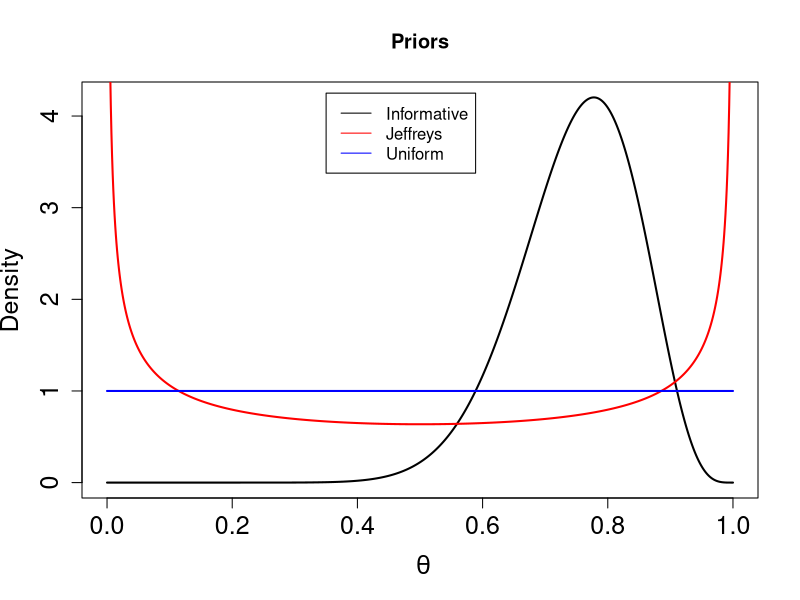
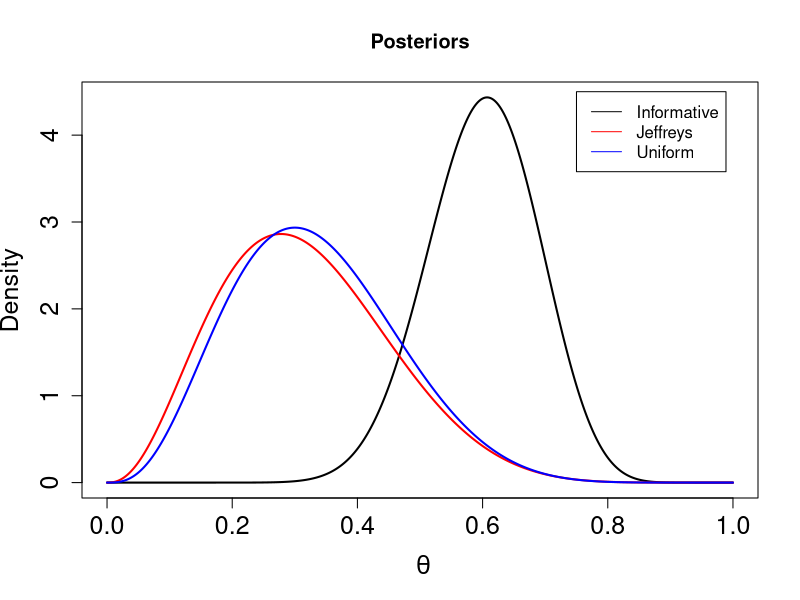
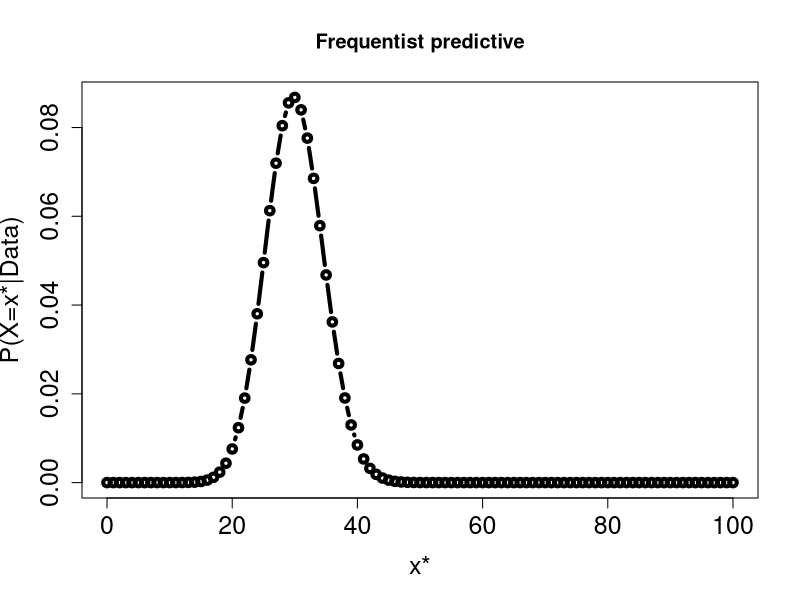
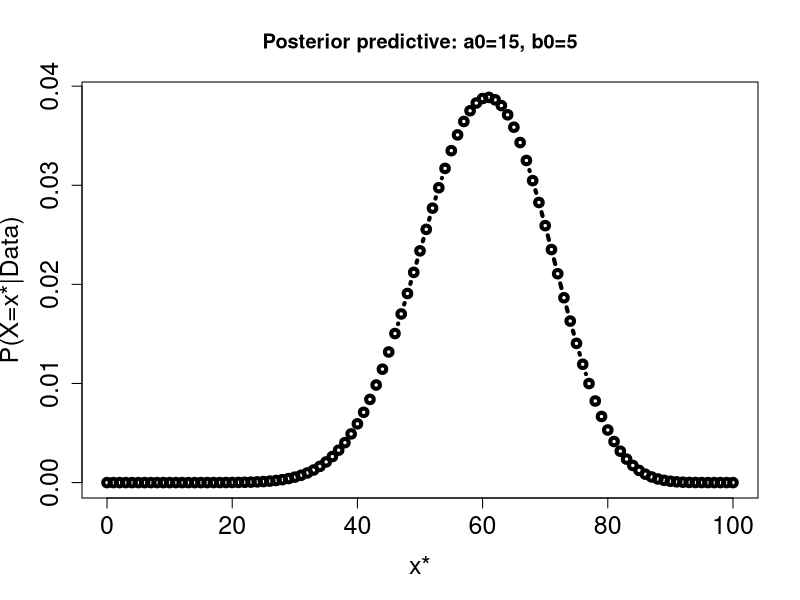
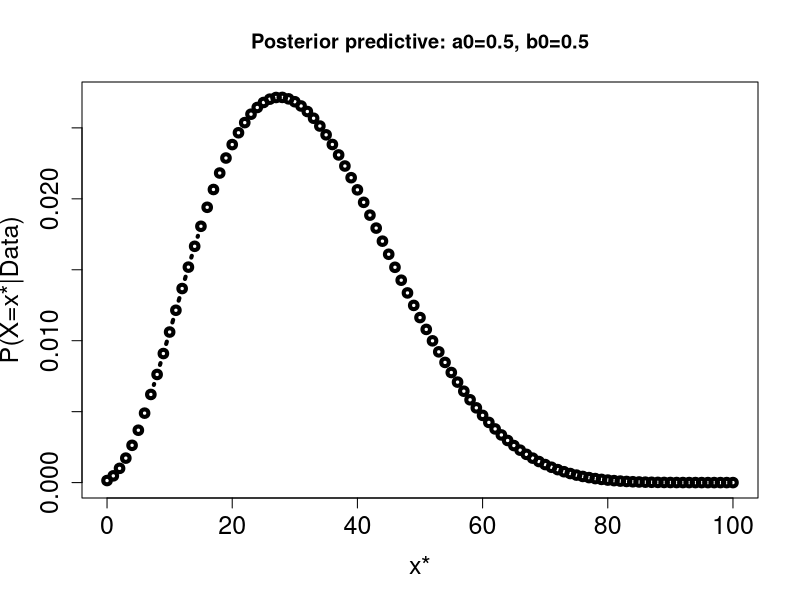
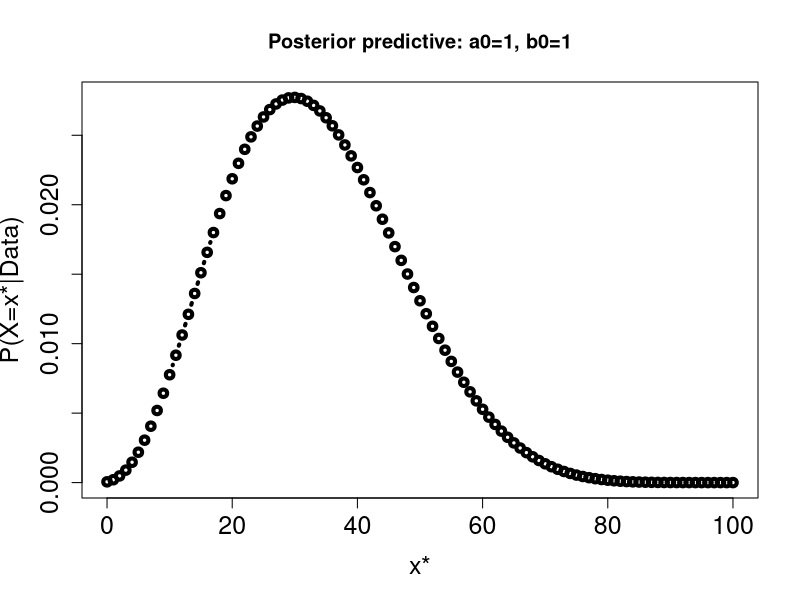
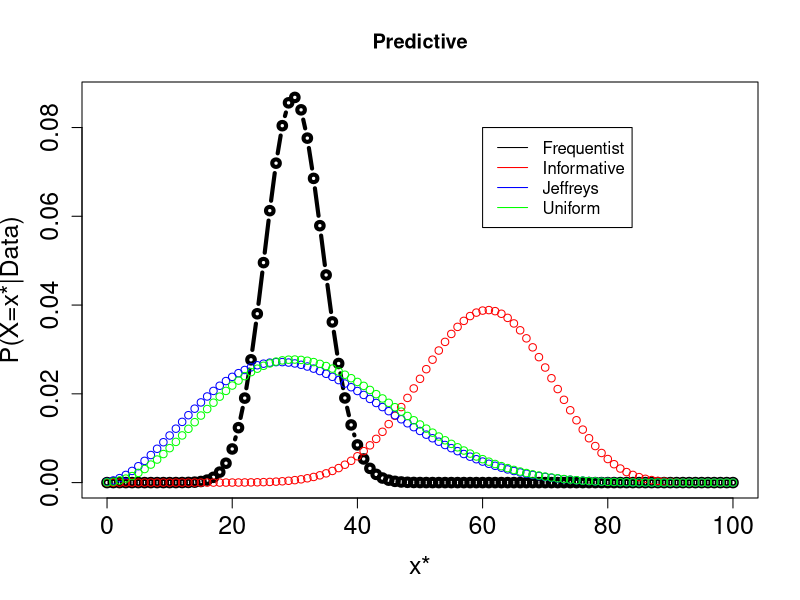

R code for these plots, in order:
## ---- chunk 1
rm(list=ls())

##############################################################################
# Priors
##############################################################################

# Testing the parameters for the informative prior
b0 <- 5
a0 <- 3*b0

pbeta(0.9, a0, b0) - pbeta(0.6, a0, b0)

# Priors
prior.inf <- Vectorize(function(t) dbeta(t,a0,b0)) # informative
prior.j <- Vectorize(function(t) dbeta(t,0.5,0.5)) # Jeffreys
prior.u <- Vectorize(function(t) dbeta(t,1,1)) # uniform

# Plots of the priors
curve(prior.inf, 0,1, n= 1000, lwd = 2, cex.axis = 1.5, xlab= ~theta, ylab = "Density", main = "Priors", col = "black", cex.lab = 1.5)
curve(prior.j, 0,1, n= 1000, lwd = 2, cex.axis = 1.5, xlab= ~theta, ylab = "Density", main = "Priors", col = "red", add = T)
curve(prior.u, 0,1, n= 1000, lwd = 2, cex.axis = 1.5, xlab= ~theta, ylab = "Density", main = "Priors", col = "blue", add = T)
# Add a legend
legend(0.35, 4.25, legend=c("Informative", "Jeffreys", "Uniform"),
       col=c("black","red", "blue"), lty=1, cex=1)

## ---- chunk 2
##############################################################################
# Posteriors 
##############################################################################

# Testing the parameters for the informative prior
n <- 10
x <- 3

# Priors
posterior.inf <- Vectorize(function(t) dbeta(t,x+a0,n-x+b0)) # informative
posterior.j <- Vectorize(function(t) dbeta(t,x+0.5,n-x+0.5)) # Jeffreys
posterior.u <- Vectorize(function(t) dbeta(t,x+1,n-x+1)) # uniform

# Plots of the priors
curve(posterior.inf, 0,1, n= 1000, lwd = 2, cex.axis = 1.5, xlab= ~theta, ylab = "Density", main = "Posteriors", col = "black", cex.lab = 1.5)
curve(posterior.j, 0,1, n= 1000, lwd = 2, cex.axis = 1.5, xlab= ~theta, ylab = "Density", main = "Posteriors", col = "red", add = T)
curve(posterior.u, 0,1, n= 1000, lwd = 2, cex.axis = 1.5, xlab= ~theta, ylab = "Density", main = "Posteriors", col = "blue", add = T)
# Add a legend
legend(0.75, 4.5, legend=c("Informative", "Jeffreys", "Uniform"),
       col=c("black","red", "blue"), lty=1, cex=1)
## ---- chunk 3
##############################################################################
# Posterior Means and MLE 
##############################################################################
library(knitr)

# Mean and variance of the Beta distribution
# a, b : shape parameters
MeanBeta <- function(a,b) a/(a+b)
VarianceBeta <- function(a,b) (a*b)/((a+b)^2*(a+b+1))

MLE <- x/n
PM.inf <- MeanBeta(x+a0,n-x+b0)
PM.j <- MeanBeta(x+0.5,n-x+0.5)
PM.u <- MeanBeta(x+1,n-x+1)

Estimators <- c(MLE, PM.inf, PM.j, PM.u)
Variances <- c(x*(n-x)/(n^3), VarianceBeta(x+a0,n-x+b0), VarianceBeta(0.5+x,n-x+0.5), VarianceBeta(1+x,n-x+1))
tab <- rbind(Estimators,Variances)
colnames(tab) <- c("Frequentist", "Informative", "Jeffreys", "Uniform")
kable(tab)
## ---- chunk 4
##############################################################################
# Predictive distributions
##############################################################################

# Beta Binomial Predictive distribution function
BetaBinom <- Vectorize(function(xp){
  log.val <- lchoose(np, xp) + lbeta(xp+a+x,b+n-x+np-xp) - lbeta(a+x,b+n-x)
  return(exp(log.val))
})

# Frequentist
np <- 100
plot(0:100,dbinom(0:100, size = np, prob = MLE),type="b",xlab="x*",ylab="P(X=x*|Data)", main = "Frequentist predictive",cex.axis= 1.5,cex.lab=1.5,lwd=4)


# Informative
n <- 10; x <- 3; np <- 100; a <- a0; b <- b0;
plot(0:np,BetaBinom(0:np),type="b",xlab="x*",ylab="P(X=x*|Data)", main = "Posterior predictive: a0=15, b0=5",cex.axis= 1.5,cex.lab=1.5,lwd=4)

# Jeffreys
n <- 10; x <- 3; np <- 100; a <- 0.5; b <- 0.5;
plot(0:np,BetaBinom(0:np),type="b",xlab="x*",ylab="P(X=x*|Data)", main = "Posterior predictive: a0=0.5, b0=0.5",cex.axis= 1.5,cex.lab=1.5,lwd=4)

# Uniform
n <- 10; x <- 3; np <- 100; a <- 1; b <- 1;
plot(0:np,BetaBinom(0:np),type="b",xlab="x*",ylab="P(X=x*|Data)", main = "Posterior predictive: a0=1, b0=1",cex.axis= 1.5,cex.lab=1.5,lwd=4)


# Overplot
np <- 100
plot(0:100,dbinom(0:100, size = np, prob = MLE),type="b",xlab="x*",ylab="P(X=x*|Data)", main = "Predictive",cex.axis= 1.5,cex.lab=1.5,lwd=4)
n <- 10; x <- 3; np <- 100; a <- a0; b <- b0;
points(0:np,BetaBinom(0:np),type="b", col = "red")
n <- 10; x <- 3; np <- 100; a <- 0.5; b <- 0.5;
points(0:np,BetaBinom(0:np),type="b", col = "blue")
n <- 10; x <- 3; np <- 100; a <- 1; b <- 1;
points(0:np,BetaBinom(0:np),type="b",col = "green")
# Add a legend
legend(60,0.08,legend=c("Frequentist","Informative", "Jeffreys", "Uniform"),
       col=c("black","red", "blue", "green"), lty=1, cex=1)

## ---- chunk 5
##############################################################################
# Credible intervals 
##############################################################################
library(knitr)

freq.CI <- c( MLE - 1.96*sqrt(x*(n-x)/(n^3)), MLE + 1.96*sqrt(x*(n-x)/(n^3)) )
Q.inf <- c(qbeta(0.025,x+a0,n-x+b0), qbeta(0.975,x+a0,n-x+b0))
Q.j <- c(qbeta(0.025,x+0.5,n-x+0.5),qbeta(0.975,x+0.5,n-x+0.5))
Q.u <- c(qbeta(0.025,x+1,n-x+1),qbeta(0.975,x+1,n-x+1))

Intervals <- cbind(freq.CI, Q.inf, Q.j, Q.u)
colnames(Intervals) <- c("Frequentist", "Informative", "Jeffreys", "Uniform")
rownames(Intervals) <- c("L","U")
kable(Intervals)
